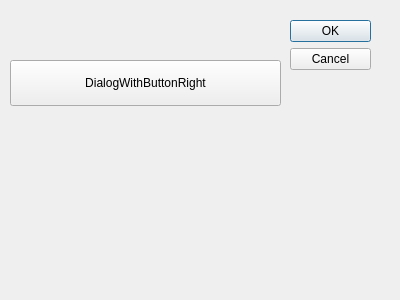
<?xml version="1.0" encoding="UTF-8"?>
<ui version="4.0">
 <class>Dialog</class>
 <widget class="QDialog" name="Dialog">
  <property name="geometry">
   <rect>
    <x>0</x>
    <y>0</y>
    <width>400</width>
    <height>300</height>
   </rect>
  </property>
  <property name="windowTitle">
   <string>Dialog</string>
  </property>
  <widget class="QDialogButtonBox" name="buttonBox">
   <property name="geometry">
    <rect>
     <x>290</x>
     <y>20</y>
     <width>81</width>
     <height>241</height>
    </rect>
   </property>
   <property name="orientation">
    <enum>Qt::Vertical</enum>
   </property>
   <property name="standardButtons">
    <set>QDialogButtonBox::Cancel|QDialogButtonBox::Ok</set>
   </property>
  </widget>
  <widget class="QPushButton" name="pushButton">
   <property name="geometry">
    <rect>
     <x>10</x>
     <y>60</y>
     <width>271</width>
     <height>46</height>
    </rect>
   </property>
   <property name="text">
    <string>DialogWithButtonRight</string>
   </property>
  </widget>
 </widget>
 <resources/>
 <connections>
  <connection>
   <sender>buttonBox</sender>
   <signal>accepted()</signal>
   <receiver>Dialog</receiver>
   <slot>accept()</slot>
   <hints>
    <hint type="sourcelabel">
     <x>248</x>
     <y>254</y>
    </hint>
    <hint type="destinationlabel">
     <x>157</x>
     <y>274</y>
    </hint>
   </hints>
  </connection>
  <connection>
   <sender>buttonBox</sender>
   <signal>rejected()</signal>
   <receiver>Dialog</receiver>
   <slot>reject()</slot>
   <hints>
    <hint type="sourcelabel">
     <x>316</x>
     <y>260</y>
    </hint>
    <hint type="destinationlabel">
     <x>286</x>
     <y>274</y>
    </hint>
   </hints>
  </connection>
 </connections>
</ui>
